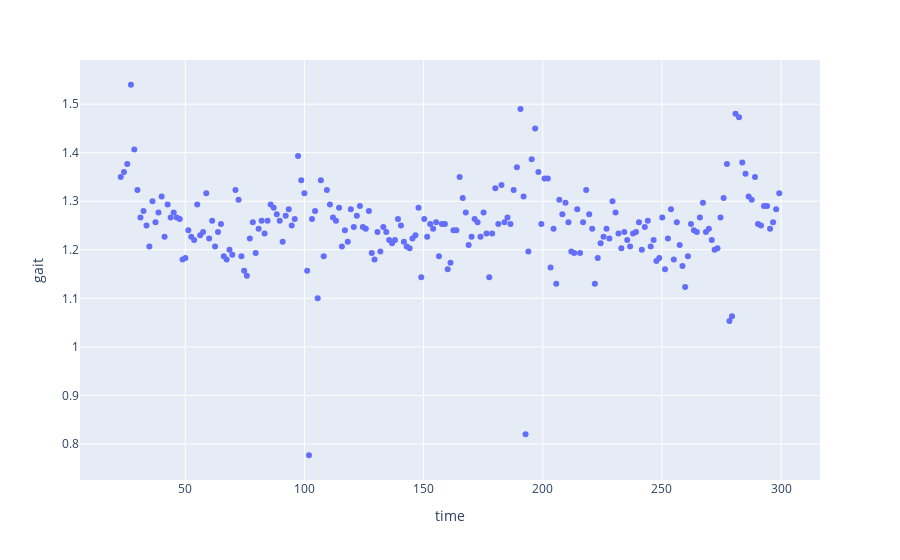

Notebook code for this chart:
### Code cell
px.scatter(pd1, x='time', y='gait')

### Figure 1 — Plotly figure (JSON) as saved in the notebook; plotly's stock layout.template omitted (floating-point values rounded to 4 significant figures; data arrays with more than 128 entries replaced by an {"elided": "..."} marker saying what was removed)
{"data": [{"hovertemplate": "time=%{x}<br>gait=%{y}<extra></extra>", "legendgroup": "", "marker": {"color": "#636efa", "symbol": "circle"}, "mode": "markers", "name": "", "orientation": "v", "showlegend": false, "type": "scatter", "x": {"elided": "222 float values"}, "xaxis": "x", "y": {"elided": "222 float values"}, "yaxis": "y"}], "layout": {"legend": {"tracegroupgap": 0}, "margin": {"t": 60}, "xaxis": {"anchor": "y", "domain": [0, 1], "title": {"text": "time"}}, "yaxis": {"anchor": "x", "domain": [0, 1], "title": {"text": "gait"}}}}
